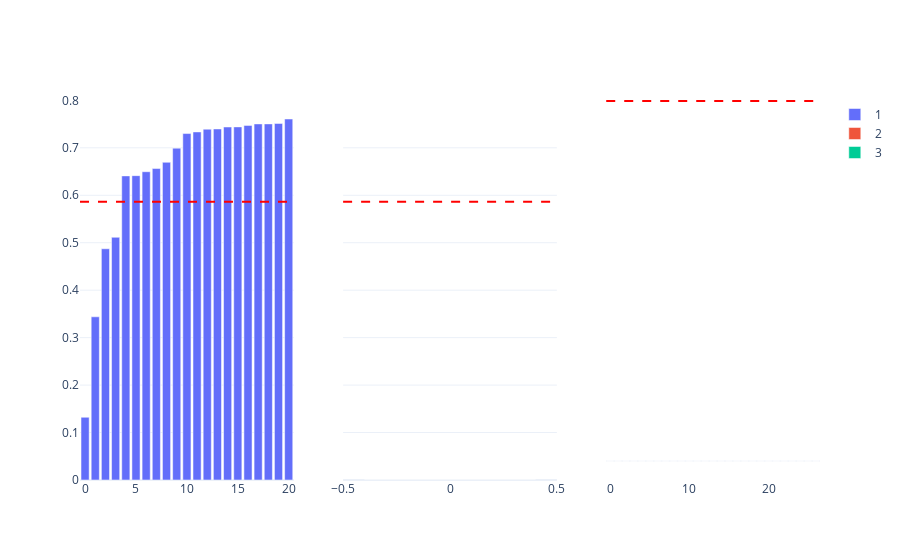

The notebook cell saved with this chart:
### Code cell
import plotly.graph_objects as go
from plotly.subplots import make_subplots
from plotly import data

rows,cols = df.shape

fig = make_subplots(rows=1, cols=len(rotulos), shared_yaxes=True)

fig.add_trace(
    go.Bar(y=df["silhuetas"][df["rotulos"]==0], name="1"), 1, 1
)
fig.add_trace(
    go.Bar(y=df["silhuetas"][df["rotulos"]==1], name="2"),
    1,
    2,
)

fig.add_trace(
    go.Bar(y=df["silhuetas"][df["rotulos"]]==2, name="3"),
    1,
    3,
)

fig.add_hline(y=cluster["silhueta_media"],
                  line_width=2,
                  line_dash="dash",
                  line_color="red")

fig.show()

### Figure 1 — Plotly figure (JSON) as saved in the notebook; plotly's stock layout.template omitted (floating-point values rounded to 4 significant figures)
{"data": [{"name": "1", "type": "bar", "xaxis": "x", "y": [0.1322, 0.3439, 0.4873, 0.5115, 0.6409, 0.6414, 0.6496, 0.6563, 0.6695, 0.6993, 0.7301, 0.7335, 0.7393, 0.7398, 0.7439, 0.7441, 0.7473, 0.7504, 0.7504, 0.7513, 0.7607], "yaxis": "y"}, {"name": "2", "type": "bar", "xaxis": "x2", "y": [0], "yaxis": "y2"}, {"name": "3", "type": "bar", "xaxis": "x3", "y": [false, false, false, false, false, false, false, false, false, false, false, false, false, false, false, false, false, false, false, false, false, false, false, false, false, false, false], "yaxis": "y3"}], "layout": {"autosize": true, "shapes": [{"line": {"color": "red", "dash": "dash", "width": 2}, "type": "line", "x0": 0, "x1": 1, "xref": "x domain", "y0": 0.5863, "y1": 0.5863, "yref": "y"}, {"line": {"color": "red", "dash": "dash", "width": 2}, "type": "line", "x0": 0, "x1": 1, "xref": "x2 domain", "y0": 0.5863, "y1": 0.5863, "yref": "y2"}, {"line": {"color": "red", "dash": "dash", "width": 2}, "type": "line", "x0": 0, "x1": 1, "xref": "x3 domain", "y0": 0.5863, "y1": 0.5863, "yref": "y3"}], "xaxis": {"anchor": "y", "autorange": true, "domain": [0, 0.2889], "range": [-0.5, 20.5]}, "xaxis2": {"anchor": "y2", "autorange": true, "domain": [0.3556, 0.6444], "range": [-0.5, 0.5]}, "xaxis3": {"anchor": "y3", "autorange": true, "domain": [0.7111, 1], "range": [-0.5, 26.5]}, "yaxis": {"anchor": "x", "autorange": true, "domain": [0, 1], "range": [0, 0.8008], "type": "linear"}, "yaxis2": {"anchor": "x2", "autorange": true, "domain": [0, 1], "matches": "y", "range": [0, 0.8008], "showticklabels": false, "type": "linear"}, "yaxis3": {"anchor": "x3", "autorange": true, "domain": [0, 1], "matches": "y", "range": [-0.03104, 0.5897], "showticklabels": false, "type": "category"}}}
